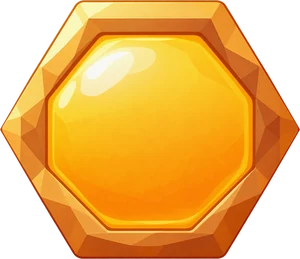
#> input picture assets/art/comb.webp, 300 x 259 px
$ python -i package.py   (imports and definitions only)
#> lines starting #> are read from the running program, lines starting #| are printed output that depends on the picture
from pathlib import Path
from PIL import Image,ImageDraw,ImageFont,ImageChops
import json,shutil,math
P=Path(__file__).resolve().parent;R=P.parent.parent
# [1 line that did not run here, left out]
def fit(path):
 im=Image.open(path).convert('RGBA');box=im.getchannel('A').point(lambda a:255 if a>128 else 0).getbbox();assert box
 im=im.crop(box);im.thumbnail((1000,866),Image.Resampling.LANCZOS)
 scale=min(1000/im.width,866/im.height);im=im.resize((round(im.width*scale),round(im.height*scale)),Image.Resampling.LANCZOS)
 out=Image.new('RGBA',(1000,866));out.alpha_composite(im,((1000-im.width)//2,(866-im.height)//2));return out
checks={}
# [8 lines not run here, left out]
font=ImageFont.truetype(str(R/'outputs/hive-run/assets/Nunito-ExtraBold.ttf'),27)
small=ImageFont.truetype(str(R/'outputs/hive-run/assets/Nunito-Bold.ttf'),20)
board=Image.new('RGB',(1800,1120),'#FFF6E3');d=ImageDraw.Draw(board)
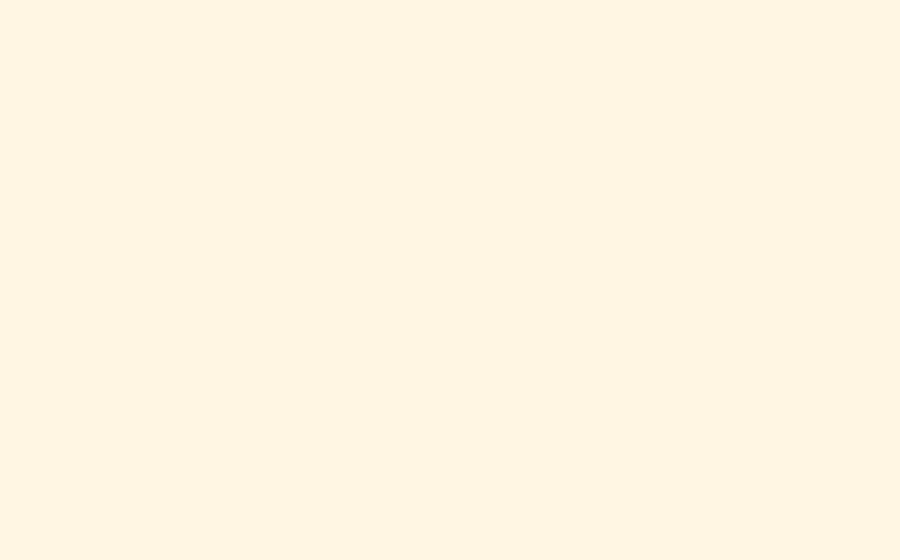
#> board: PIL image 1800x1120 RGB (shown at 1/2 size); mean R, G, B 255, 246, 227
# [1 line not run here, left out]
items=[('comb_winter_full','comb.webp','С мёдом'),('comb_winter_empty','comb_empty.webp','Пустая'),('comb_winter_locked','comb_locked.webp','Закрытая')]
# [11 lines not run here, left out]
grid=Image.new('RGB',(1400,1150),'#FFF6E3');gd=ImageDraw.Draw(grid)
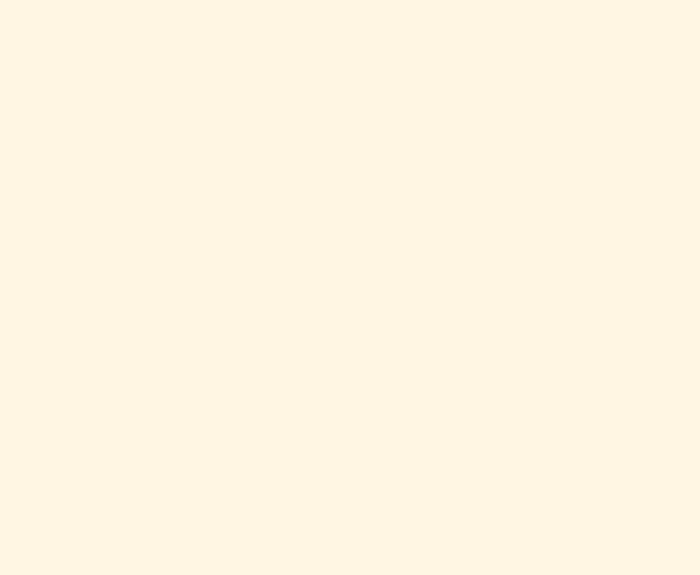
#> grid: PIL image 1400x1150 RGB (shown at 1/2 size); mean R, G, B 255, 246, 227
# [33 lines not run here, left out]

>>> result = fit('../../../assets/art/comb.webp')
#> in fit, im is the input picture: PIL image 300x259 RGBA; mean R, G, B, A 181, 120.1, 32.9, 188
#> in fit, `box = im.getchannel('A').point(lambda a: 255 if a > 128 else 0).getbbo`: box = (0, 0, 300, 259)
#> in fit, `out = Image.new('RGBA', (1000, 866))`: out: PIL image 1000x866 RGBA; every value is 0
#> in fit, `out.alpha_composite(im, ((1000 - im.width) // 2, (866 - im.height) // `:
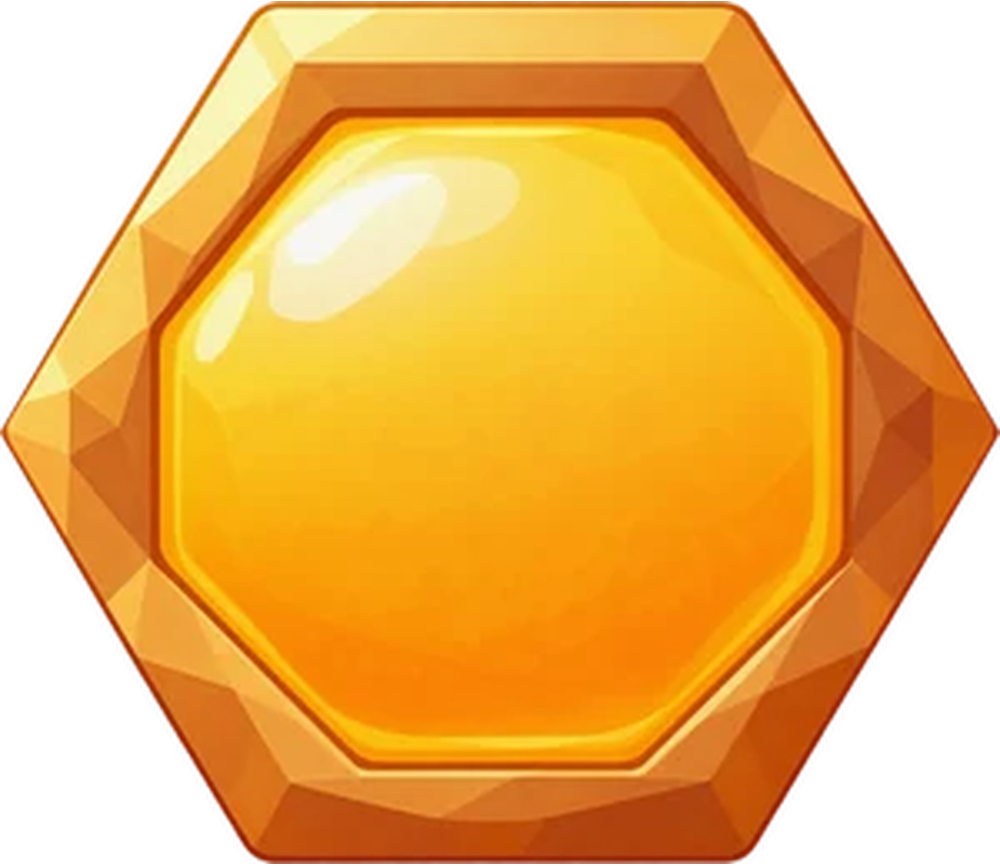
#> out: PIL image 1000x866 RGBA; mean R, G, B, A 175.9, 116.4, 30.1, 187.3; transparent parts drawn white

$ run again, on assets/art/shovel.webp
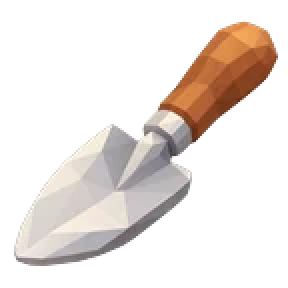
#> input picture assets/art/shovel.webp, 144 x 144 px (shown 2 times larger)
#> in fit, im is the input picture: PIL image 144x144 RGBA; mean R, G, B, A 63.3, 55, 50.3, 71.1
#> box = (7, 11, 139, 133)
#> in fit, `im = im.crop(box)`:
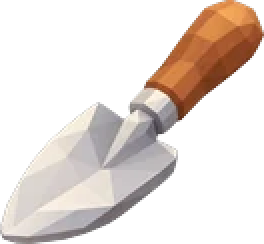
#> im: PIL image 132x122 RGBA (shown 2 times larger); mean R, G, B, A 79, 68.4, 62.3, 91.5; transparent parts drawn white
#> out: PIL image 1000x866 RGBA; every value is 0
#> in fit, `out.alpha_composite(im, ((1000 - im.width) // 2, (866 - im.height) // `:
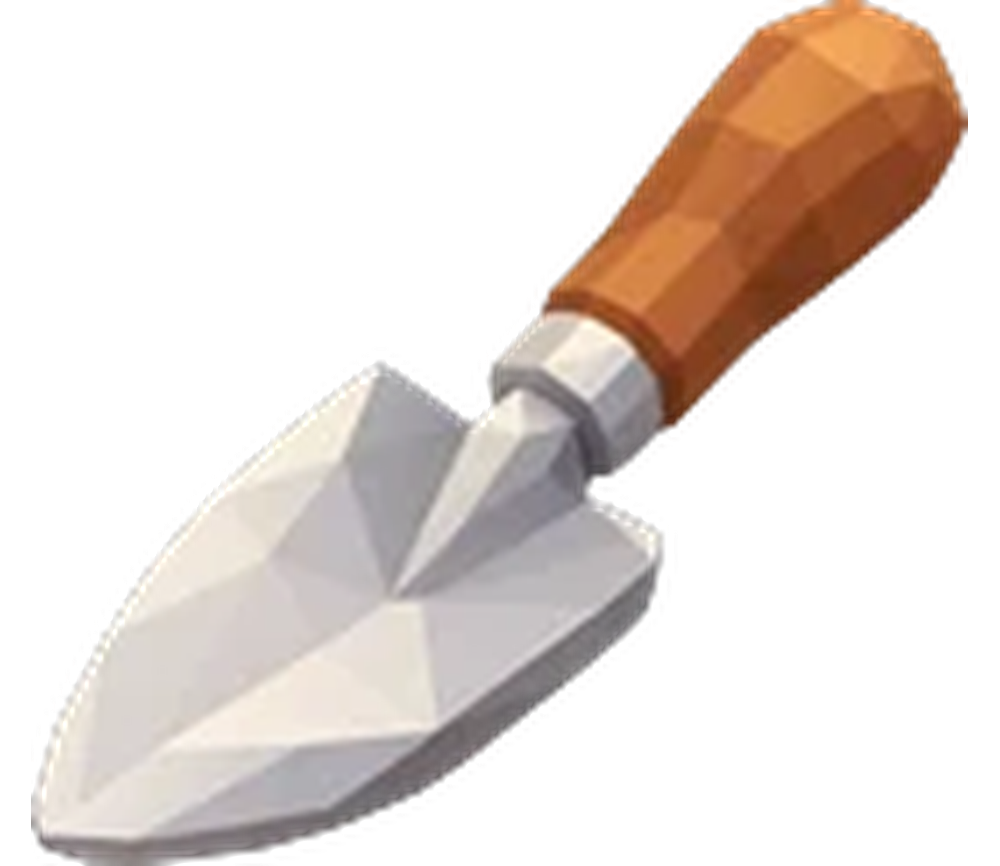
#> out: PIL image 1000x866 RGBA; mean R, G, B, A 67.7, 57.8, 52, 85.8; transparent parts drawn white
